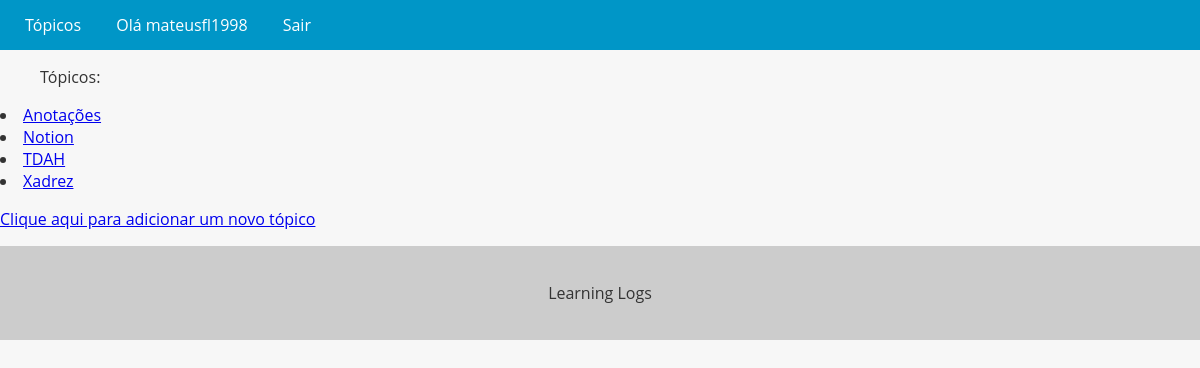
The app's page /topics (signed in), older data.
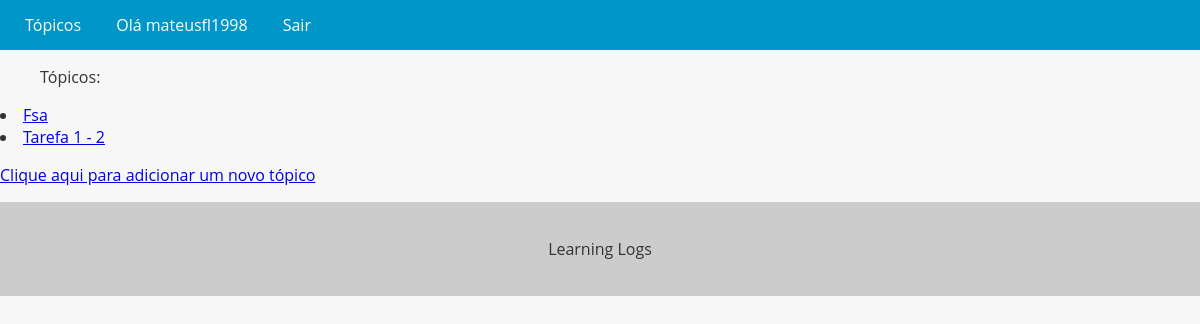
The same page, newer data.
### app_learning/models.py (models this page shows)
class Topic(models.Model):
    text = models.CharField(max_length=200)
    date_add = models.DateField(auto_now_add=True)
    owner = models.ForeignKey(User, on_delete=models.CASCADE)
    def __str__(self):
        return self.text

### app_learning/views.py (the view)
# urls.py: path('topics',TopicsListView.as_view(), name='topics_list'),
@method_decorator(login_required(login_url='login'), name='dispatch')
class TopicsListView(ListView):
    template_name = 'topic_list.html'
    context_object_name = 'topics'
    def get_queryset(self):
        topics = Topic.objects.filter(owner=self.request.user).order_by('-date_add')
        return topics

### app_learning/templates/topic_list.html
{% extends "base.html" %}
{% block content%}
<ul>Tópicos:</ul>
{% for topic in topics %}
  <li><a href="{% url 'topic_detail' topic.pk %}">{{ topic }}</a></li>
{% endfor %}
<p><a href="{%url 'topic_view_create' %}">Clique aqui para adicionar um novo tópico</a></p>
{% endblock content%}

### app_learning/templates/base.html (shortened to what this page needs)
<!DOCTYPE html>
<html lang="en">
<head>
</head>
<body>
  <header>
    <nav>
      <ul>
        <li><a href="{%url 'topics_list' %}">Tópicos</a></li>
        {%if user.is_authenticated%}
        <li>Olá {{user.username}}</li>
        <li><a href="{% url 'logout' %}">Sair</a></li>
        {%else%}
        <li><a href="{% url 'login'%}">Entrar</a></li>
        <li><a href="{% url 'registry'%}">Registrar</a></li>
        {%endif%}
      </ul>
    </nav>
  </header>
  <main>
    {% block content %}
    {% endblock %}
  </main>
  <footer>
    <p>Learning Logs</p>
  </footer>
</body>
</html>

### app_learning/templates/base.html (style rules this page uses)
body { font-family: 'Open Sans', sans-serif; background-color: #f7f7f7; color: #333; margin: 0; padding: 0; }
header { background-color: #0096c7; color: #fff; text-align: center; }
footer { background-color: #ccc; color: #333; padding: 20px; text-align: center; }
nav { background-color: #0096c7; color: #fff; height: 50px; display: flex; justify-content: space-between; align-items: center; }
nav ul { list-style: none; margin: 0; padding: 0; display: flex; }
nav ul li { margin: 0 10px; }
nav ul li a { color: #fff; text-decoration: none; font-size: 16px; padding: 15px; transition: all 0.3s ease; }

Row changes from the older to the newer data that the page shows:
removed Topic: text "Anotações"
removed Topic: text "Notion"
removed Topic: text "TDAH"
removed Topic: text "Xadrez"
added Topic: text "Fsa"
added Topic: text "Tarefa 1 - 2"
